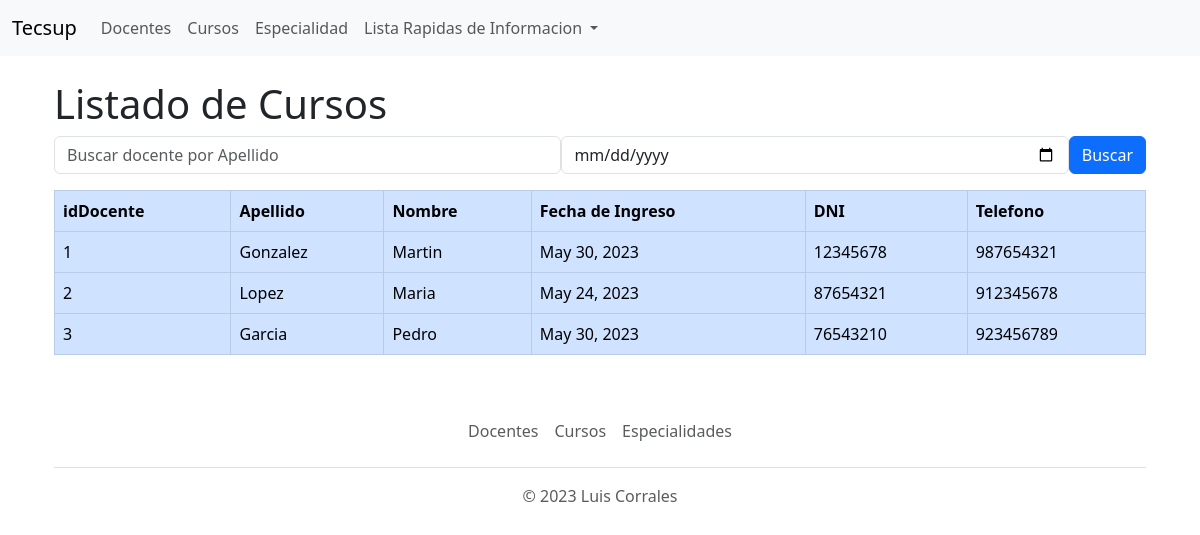
Page /listadocentes (signed in) on the committed database.
### Aplicaciones/Academico/models.py (models this page shows, shortened)
class Docente(models.Model):
    idDocente = models.CharField(primary_key=True, max_length=6)
    apellido = models.CharField(max_length=50)
    nombre = models.CharField(max_length=50)
    fingreso = models.DateField()
    dni = models.CharField(max_length=8)
    telefono = models.CharField(max_length=9)

### Aplicaciones/Academico/views.py (the view)
# urls.py: path('listadocentes', views.listadocentes, name='listadocentes'),
@login_required(login_url='Academico:login')
def listadocentes (request):
    docentesListado = Docente.objects.all()
    context = {'docentes': docentesListado}
    return render(request, 'ListaDocentes.html', context)

### Aplicaciones/Academico/Templates/ListaDocentes.html (shortened to what this page needs)
{%extends 'base.html'%}
{%block body%}
<div class="container">
    <div class="row">
        <div class="col-md-12">
            <h1>Listado de Cursos</h1>
            <div class = "row">
                <div class = "col-md-12">
                    <form action="/buscardocente" method="post">
                        <div class="d-flex justify-content-between align-items-end">
                            <input type="text" name="docentebuscado" class="form-control" placeholder="Buscar docente por Apellido">
                            <input type="date" name="docentebuscadofecha" class="form-control">
                            <input type="submit" value="Buscar" class="btn btn-primary">
                        </div>
                    </form>
                </div>
            <div class = "table-respnsive py2 mt-3">
                <table class="table table-hover table-bordered table-primary">
                    <thead>
                        <tr>
                            <th>idDocente</th>
                            <th>Apellido</th>
                            <th>Nombre</th>
                            <th>Fecha de Ingreso</th>
                            <th>DNI</th>
                            <th>Telefono</th>
                        </tr>
                    </thead>
                    <tbody>
                        {%for docente in docentes%}
                        <tr>
                            <td>{{docente.idDocente}}</td>
                            <td>{{docente.apellido}}</td>
                            <td>{{docente.nombre}}</td>
                            <td>{{docente.fingreso}}</td>
                            <td>{{docente.dni}}</td>
                            <td>{{docente.telefono}}</td>
                        </tr>
                        {%endfor%}
                    </tbody>
                </table>
            </div>
        </div>
    </div>
</div>
{%endblock%}

### rows in the picture
Docente: idDocente "1", apellido "Gonzalez", nombre "Martin", fingreso "May 30, 2023", dni "12345678", telefono "987654321"
Docente: idDocente "2", apellido "Lopez", nombre "Maria", fingreso "May 24, 2023", dni "87654321", telefono "912345678"
Docente: idDocente "3", apellido "Garcia", nombre "Pedro", fingreso "May 30, 2023", dni "76543210", telefono "923456789"
